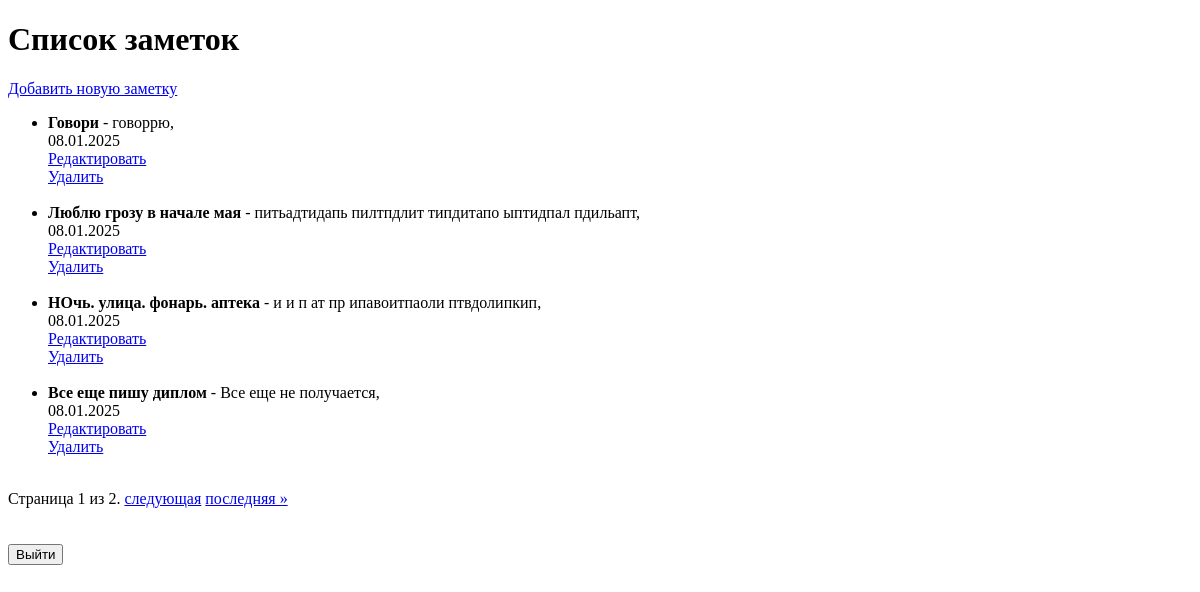
Before: / with the older database file.
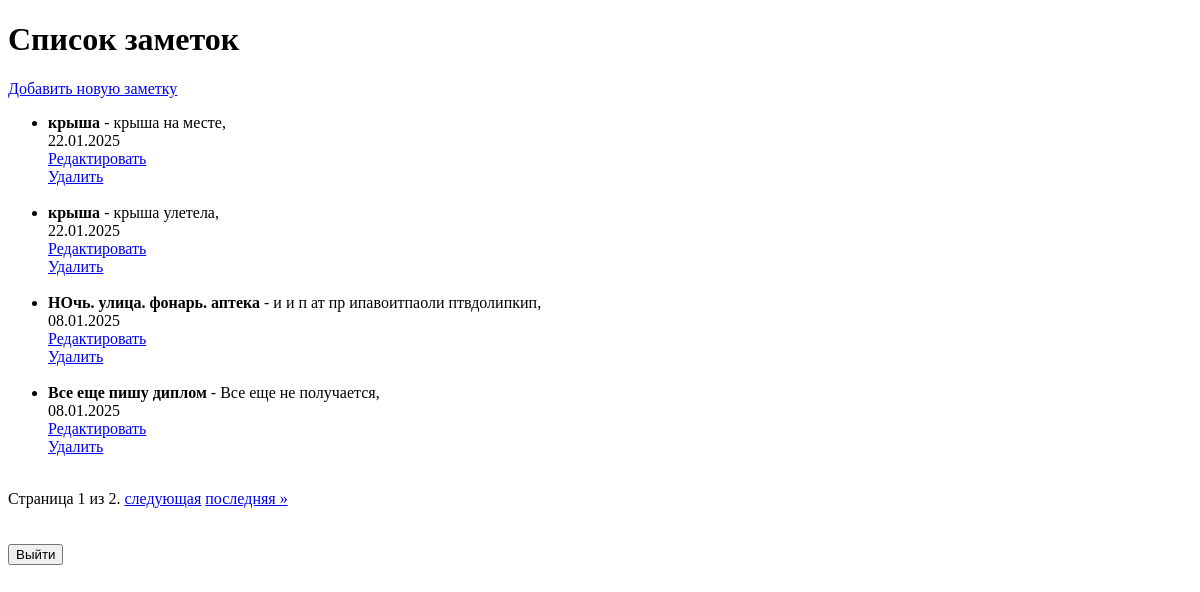
After: the same page with the newer database file.
### app/models.py (models this page shows, shortened)
class Note(models.Model):
    title = models.CharField(max_length=100)
    content = models.TextField()
    created_at = models.DateTimeField(auto_now_add=True)
    author = models.ForeignKey(User, on_delete=models.CASCADE, default=1)

### app/views.py (the view)
# urls.py: path('', note_list, name='note_list'),
def note_list(request):
    notes_list = Note.objects.all().order_by('-created_at')
    paginator = Paginator(notes_list, 4)
    page_number = request.GET.get('page')
    page_obj = paginator.get_page(page_number)
    return render(request, 'app/note_list.html', {'notes': page_obj})

### templates/app/note_list.html (shortened to what this page needs)
<!DOCTYPE html>
<html lang="en">
<head>
</head>
<body>
    <h1>Список заметок</h1>
    <a href="{% url 'note_create' %}">Добавить новую заметку</a>
    <ul>
       {% if notes %}
           {% for note in notes %}
               <li>
                   <strong>{{ note.title }}</strong> - {{ note.content }}, <br>
                   {{ note.created_at|date:"d.m.Y" }}<br>
                   <a href="{% url 'note_update' note.pk %}">Редактировать</a><br>
                   <a href="{% url 'note_delete' note.pk %}">Удалить</a><br>
                   <br>
               </li>
           {% endfor %}
       {% else %}
           <li>Нет заметок.</li>
       {% endif %}
   </ul>
   <div class="pagination">
       <span class="step-links">
           <span class="current">
               Страница {{ notes.number }} из {{ notes.paginator.num_pages }}.
           </span>
           {% if notes.has_next %}
               <a href="?page={{ notes.next_page_number }}">следующая</a>
               <a href="?page={{ notes.paginator.num_pages }}">последняя &raquo;</a>
           {% endif %}
       </span>
   </div>
   <br><br>
   <form action="{% url 'logout' %}" method="post" style="display:inline;">
       <button type="submit">Выйти</button>
   </form>
</body>
</html>

Changed rows visible on the page:
removed Note: title "Говори", content "говоррю", created_at "08.01.2025"
removed Note: title "Люблю грозу в начале мая", content "питьадтидапь пилтпдлит типдитапо ыптидпал пдильапт", created_at "08.01.2025"
added Note: title "крыша", content "крыша на месте", created_at "22.01.2025"
added Note: title "крыша", content "крыша улетела", created_at "22.01.2025"
